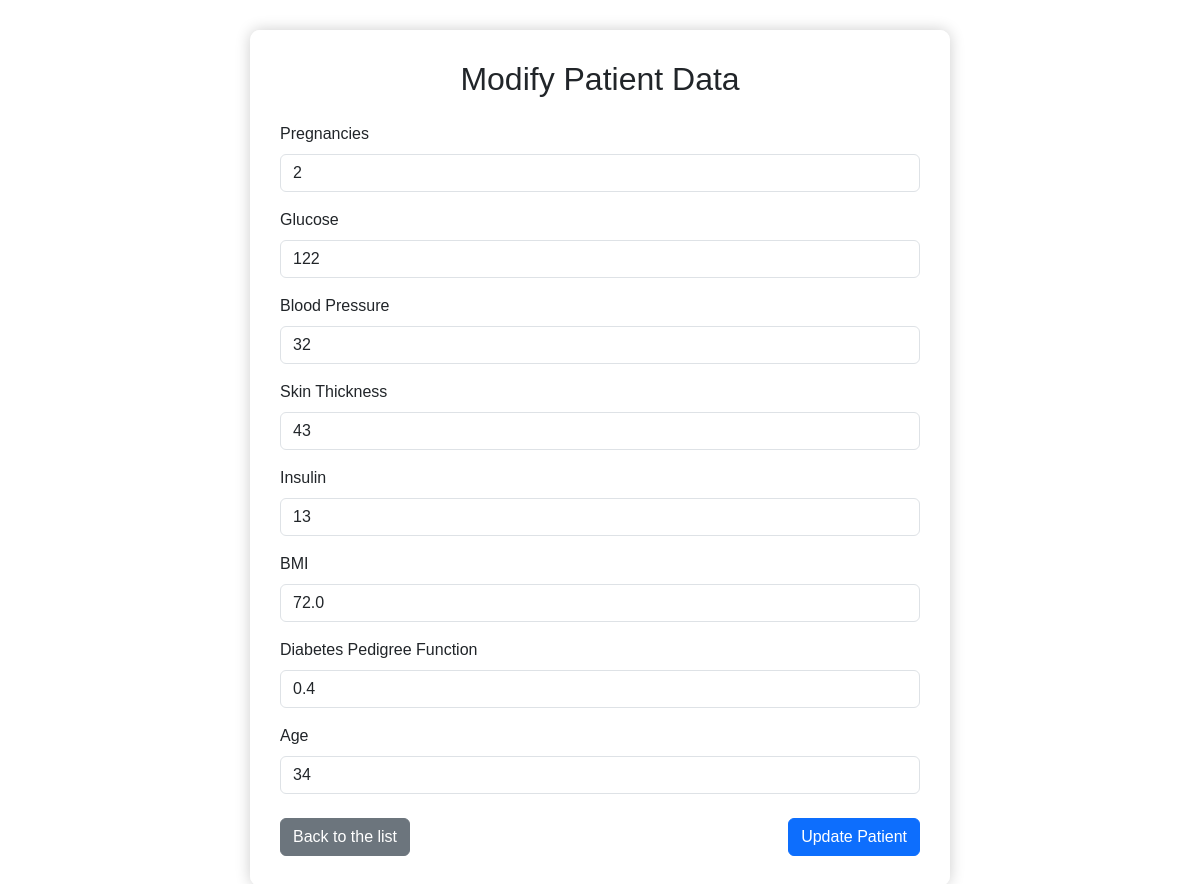
/modify_patient/3 (signed in), run on the app's committed database.
### tables this page shows
CREATE TABLE patients (
        id INTEGER PRIMARY KEY AUTOINCREMENT,
        Pregnancies INTEGER,
        Glucose INTEGER,
        BloodPressure INTEGER,
        SkinThickness INTEGER,
        Insulin INTEGER,
        BMI REAL,
        DiabetesPedigreeFunction REAL,
        Age INTEGER,
        Prediction INTEGER
    );

### app.py (the view, shortened to what this page needs)
@app.route('/modify_patient/<int:patient_id>', methods=['GET', 'POST'])
def modify_patient(patient_id):
    if not session.get('logged_in'):
        return redirect(url_for('login'))
    with sqlite3.connect('database.db') as conn:
        c = conn.cursor()
        c.execute("SELECT * FROM patients WHERE id = ?", (patient_id,))
        patient = c.fetchone()
    return render_template('modify_patient.html', patient=patient)

### templates/modify_patient.html (shortened to what this page needs)
<!DOCTYPE html>
<html>
<head>
    <link href="https://cdn.jsdelivr.net/npm/bootstrap@5.3.0/dist/css/bootstrap.min.css" rel="stylesheet">
</head>
<body>
    <div class="form-container">
        <h2 class="text-center mb-4">Modify Patient Data</h2>
        <form method="POST">
            <div class="mb-3">
                <label for="Pregnancies" class="form-label">Pregnancies</label>
                <input type="number" class="form-control" id="Pregnancies" name="Pregnancies" value="{{ patient[1] }}" required>
            </div>
            <div class="mb-3">
                <label for="Glucose" class="form-label">Glucose</label>
                <input type="number" class="form-control" id="Glucose" name="Glucose" value="{{ patient[2] }}" required>
            </div>
            <div class="mb-3">
                <label for="BloodPressure" class="form-label">Blood Pressure</label>
                <input type="number" class="form-control" id="BloodPressure" name="BloodPressure" value="{{ patient[3] }}" required>
            </div>
            <div class="mb-3">
                <label for="SkinThickness" class="form-label">Skin Thickness</label>
                <input type="number" class="form-control" id="SkinThickness" name="SkinThickness" value="{{ patient[4] }}" required>
            </div>
            <div class="mb-3">
                <label for="Insulin" class="form-label">Insulin</label>
                <input type="number" class="form-control" id="Insulin" name="Insulin" value="{{ patient[5] }}" required>
            </div>
            <div class="mb-3">
                <label for="BMI" class="form-label">BMI</label>
                <input type="number" step="any" class="form-control" id="BMI" name="BMI" value="{{ patient[6] }}" required>
            </div>
            <div class="mb-3">
                <label for="DiabetesPedigreeFunction" class="form-label">Diabetes Pedigree Function</label>
                <input type="number" step="any" class="form-control" id="DiabetesPedigreeFunction" name="DiabetesPedigreeFunction" value="{{ patient[7] }}" required>
            </div>
            <div class="mb-3">
                <label for="Age" class="form-label">Age</label>
                <input type="number" class="form-control" id="Age" name="Age" value="{{ patient[8] }}" required>
            </div>
            <div class="d-flex justify-content-between align-items-center mt-4">
                <a href="{{ url_for('patients_list') }}" class="btn btn-secondary">Back to the list</a>
                <button type="submit" class="btn btn-primary">Update Patient</button>
            </div>
        </form>
    </div>
</body>
</html>

### templates/modify_patient.html (style rules this page uses)
body { background-image: url('https://images.unsplash.com/photo-1526256262350-7da7584cf5eb?ixlib=rb-4.0.3&auto=format&fit=crop&w=1950&q=80'); background-size: cover; background-position: center; min-height: 100vh; display: flex; justify-content: center; align-items: center; font-family: 'Arial', sans-serif; padding: 30px 15px; }
.form-container { background-color: rgba(255, 255, 255, 0.95); max-width: 700px; width: 100%; padding: 30px; border-radius: 10px; box-shadow: 0 0 15px rgba(0,0,0,0.2); }

### data on the page
patients: Pregnancies "2", Glucose "122", BloodPressure "32", SkinThickness "43", Insulin "13", BMI "72.0", DiabetesPedigreeFunction "0.4", Age "34"
